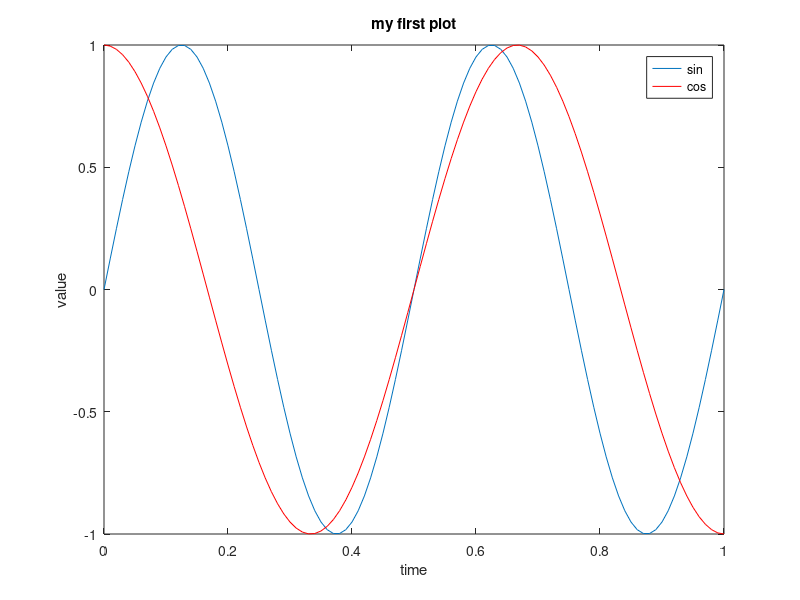

Here is the MATLAB script that generated this plot:
% declaring variable var_x
var_x = [0:0.01:1];
 
% declaring variable var_y1
var_y1 = sin(4 * pi * var_x);
 
% declaring variable var_y2
var_y2 = cos(3 * pi * var_x);
 
% plot var_x with var_y1
plot(var_x, var_y1);
 
% hold the above plot or figure
hold on;
 
% plot var with var_y2 with red color
plot(var_x, var_y2, 'r');
 
% adding label to the x-axis
xlabel('time');
 
% adding label to the y-axis
ylabel('value');
 
% adding title for the plot
title('my first plot');
 
% add legends for these 2 curves
legend('sin', 'cos');

print -dpng 'plot.png'